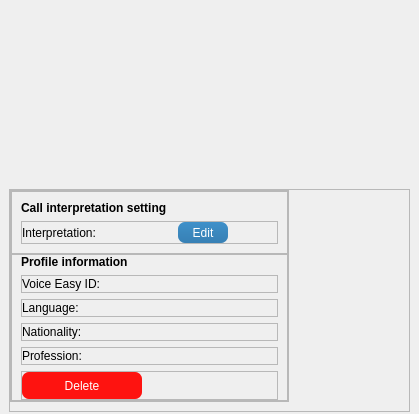
<?xml version="1.0" encoding="UTF-8"?>
<ui version="4.0">
 <class>Qpid::PhoneContactView</class>
 <widget class="QWidget" name="Qpid::PhoneContactView">
  <property name="geometry">
   <rect>
    <x>0</x>
    <y>0</y>
    <width>419</width>
    <height>414</height>
   </rect>
  </property>
  <property name="windowTitle">
   <string>Voice Easy</string>
  </property>
  <property name="styleSheet">
   <string notr="true">#frameBottom QPushButton {
	font-family: Segoe UI;
}

#labelLanguageCaption, #labelDetailCaption {
	font-size: 12px;
	font-weight: bold;
}

#labelLanguageExchange {
	border-image: url(:/images/ui/colored_interpretation.png);
	min-width: 18px;
	min-height: 17px;
	max-width: 18px;
	max-height: 17px;
}

#pushButtonLanguageEdit {
	border: 0px;
	color: #ffffff;
	min-height: 21px;
	min-width: 50px;
	background: qlineargradient(x1:0, y1:0, x2:0, y2:1,stop:0 #3e90ca, stop: 0.5 #3b88be, stop:1 #3780b5);
	border-radius: 7px;
}

#pushButtonDeleteContact {
	border: 0px;
	color: #ffffff;
	min-height: 27px;
	min-width: 120px;
	background: #fe1310;
	border-radius: 7px;
}

#frameDetails QLineEdit {
	border: 0px;
	background: transparent;
}</string>
  </property>
  <layout class="QVBoxLayout" name="verticalLayout">
   <property name="spacing">
    <number>0</number>
   </property>
   <property name="margin">
    <number>0</number>
   </property>
   <item>
    <widget class="QWidget" name="widget" native="true">
     <layout class="QVBoxLayout" name="verticalLayout_7">
      <property name="topMargin">
       <number>0</number>
      </property>
      <property name="bottomMargin">
       <number>0</number>
      </property>
      <item>
       <widget class="Qpid::ContactProfile" name="contactProfile" native="true">
        <property name="minimumSize">
         <size>
          <width>0</width>
          <height>183</height>
         </size>
        </property>
        <property name="maximumSize">
         <size>
          <width>16777215</width>
          <height>183</height>
         </size>
        </property>
       </widget>
      </item>
      <item>
       <widget class="QFrame" name="frameHorizontalMiddle">
        <property name="minimumSize">
         <size>
          <width>0</width>
          <height>0</height>
         </size>
        </property>
        <property name="frameShape">
         <enum>QFrame::StyledPanel</enum>
        </property>
        <property name="frameShadow">
         <enum>QFrame::Raised</enum>
        </property>
        <layout class="QHBoxLayout" name="horizontalLayout">
         <property name="leftMargin">
          <number>0</number>
         </property>
         <property name="topMargin">
          <number>0</number>
         </property>
         <item>
          <widget class="QFrame" name="frameBottom">
           <property name="frameShape">
            <enum>QFrame::StyledPanel</enum>
           </property>
           <property name="frameShadow">
            <enum>QFrame::Raised</enum>
           </property>
           <layout class="QVBoxLayout" name="verticalLayout_6">
            <property name="spacing">
             <number>0</number>
            </property>
            <property name="margin">
             <number>0</number>
            </property>
            <item>
             <widget class="QFrame" name="frameLanguage">
              <property name="frameShape">
               <enum>QFrame::StyledPanel</enum>
              </property>
              <property name="frameShadow">
               <enum>QFrame::Raised</enum>
              </property>
              <layout class="QVBoxLayout" name="verticalLayout_4">
               <item>
                <widget class="QLabel" name="labelLanguageCaption">
                 <property name="text">
                  <string>Call interpretation setting</string>
                 </property>
                </widget>
               </item>
               <item>
                <widget class="QFrame" name="frameLanguageContainer">
                 <property name="frameShape">
                  <enum>QFrame::StyledPanel</enum>
                 </property>
                 <property name="frameShadow">
                  <enum>QFrame::Raised</enum>
                 </property>
                 <layout class="QHBoxLayout" name="horizontalLayout_5">
                  <property name="leftMargin">
                   <number>0</number>
                  </property>
                  <property name="topMargin">
                   <number>0</number>
                  </property>
                  <property name="bottomMargin">
                   <number>0</number>
                  </property>
                  <item>
                   <widget class="QLabel" name="labelLanguageDesp">
                    <property name="minimumSize">
                     <size>
                      <width>100</width>
                      <height>0</height>
                     </size>
                    </property>
                    <property name="maximumSize">
                     <size>
                      <width>100</width>
                      <height>16777215</height>
                     </size>
                    </property>
                    <property name="text">
                     <string>Interpretation:</string>
                    </property>
                   </widget>
                  </item>
                  <item>
                   <widget class="QLabel" name="labelSourceLanguage">
                    <property name="text">
                     <string/>
                    </property>
                    <property name="scaledContents">
                     <bool>true</bool>
                    </property>
                   </widget>
                  </item>
                  <item>
                   <widget class="QLabel" name="labelLanguageExchange">
                    <property name="text">
                     <string/>
                    </property>
                   </widget>
                  </item>
                  <item>
                   <widget class="QLabel" name="labelTargetLanguage">
                    <property name="text">
                     <string/>
                    </property>
                    <property name="scaledContents">
                     <bool>true</bool>
                    </property>
                   </widget>
                  </item>
                  <item>
                   <widget class="QPushButton" name="pushButtonLanguageEdit">
                    <property name="focusPolicy">
                     <enum>Qt::NoFocus</enum>
                    </property>
                    <property name="text">
                     <string>Edit</string>
                    </property>
                   </widget>
                  </item>
                  <item>
                   <spacer name="horizontalSpacer_2">
                    <property name="orientation">
                     <enum>Qt::Horizontal</enum>
                    </property>
                    <property name="sizeHint" stdset="0">
                     <size>
                      <width>40</width>
                      <height>20</height>
                     </size>
                    </property>
                   </spacer>
                  </item>
                 </layout>
                </widget>
               </item>
              </layout>
             </widget>
            </item>
            <item>
             <widget class="QFrame" name="frameDetails">
              <property name="frameShape">
               <enum>QFrame::StyledPanel</enum>
              </property>
              <property name="frameShadow">
               <enum>QFrame::Raised</enum>
              </property>
              <layout class="QVBoxLayout" name="verticalLayout_5">
               <property name="topMargin">
                <number>0</number>
               </property>
               <property name="bottomMargin">
                <number>0</number>
               </property>
               <item>
                <widget class="QLabel" name="labelDetailCaption">
                 <property name="text">
                  <string>Profile information</string>
                 </property>
                </widget>
               </item>
               <item>
                <widget class="QFrame" name="frameDetailVoiceID">
                 <property name="frameShape">
                  <enum>QFrame::StyledPanel</enum>
                 </property>
                 <property name="frameShadow">
                  <enum>QFrame::Raised</enum>
                 </property>
                 <layout class="QHBoxLayout" name="horizontalLayout_6">
                  <property name="leftMargin">
                   <number>0</number>
                  </property>
                  <property name="topMargin">
                   <number>0</number>
                  </property>
                  <property name="bottomMargin">
                   <number>0</number>
                  </property>
                  <item>
                   <widget class="QLabel" name="labelVoiceIDDesp">
                    <property name="minimumSize">
                     <size>
                      <width>100</width>
                      <height>0</height>
                     </size>
                    </property>
                    <property name="maximumSize">
                     <size>
                      <width>100</width>
                      <height>16777215</height>
                     </size>
                    </property>
                    <property name="text">
                     <string>Voice Easy ID:</string>
                    </property>
                   </widget>
                  </item>
                  <item>
                   <widget class="QLineEdit" name="lineEditVoiceID">
                    <property name="contextMenuPolicy">
                     <enum>Qt::NoContextMenu</enum>
                    </property>
                    <property name="readOnly">
                     <bool>true</bool>
                    </property>
                   </widget>
                  </item>
                 </layout>
                </widget>
               </item>
               <item>
                <widget class="QFrame" name="frameDetailLanguage">
                 <property name="frameShape">
                  <enum>QFrame::StyledPanel</enum>
                 </property>
                 <property name="frameShadow">
                  <enum>QFrame::Raised</enum>
                 </property>
                 <layout class="QHBoxLayout" name="horizontalLayout_7">
                  <property name="leftMargin">
                   <number>0</number>
                  </property>
                  <property name="topMargin">
                   <number>0</number>
                  </property>
                  <property name="bottomMargin">
                   <number>0</number>
                  </property>
                  <item>
                   <widget class="QLabel" name="labelDetailLanguageDesp">
                    <property name="minimumSize">
                     <size>
                      <width>100</width>
                      <height>0</height>
                     </size>
                    </property>
                    <property name="maximumSize">
                     <size>
                      <width>100</width>
                      <height>16777215</height>
                     </size>
                    </property>
                    <property name="text">
                     <string>Language:</string>
                    </property>
                   </widget>
                  </item>
                  <item>
                   <widget class="QLineEdit" name="lineEditLanguage">
                    <property name="contextMenuPolicy">
                     <enum>Qt::NoContextMenu</enum>
                    </property>
                    <property name="readOnly">
                     <bool>true</bool>
                    </property>
                   </widget>
                  </item>
                 </layout>
                </widget>
               </item>
               <item>
                <widget class="QFrame" name="frameDetailNationality">
                 <property name="frameShape">
                  <enum>QFrame::StyledPanel</enum>
                 </property>
                 <property name="frameShadow">
                  <enum>QFrame::Raised</enum>
                 </property>
                 <layout class="QHBoxLayout" name="horizontalLayout_8">
                  <property name="leftMargin">
                   <number>0</number>
                  </property>
                  <property name="topMargin">
                   <number>0</number>
                  </property>
                  <property name="bottomMargin">
                   <number>0</number>
                  </property>
                  <item>
                   <widget class="QLabel" name="labelNationalityDesp">
                    <property name="minimumSize">
                     <size>
                      <width>100</width>
                      <height>0</height>
                     </size>
                    </property>
                    <property name="maximumSize">
                     <size>
                      <width>100</width>
                      <height>16777215</height>
                     </size>
                    </property>
                    <property name="text">
                     <string>Nationality:</string>
                    </property>
                   </widget>
                  </item>
                  <item>
                   <widget class="QLineEdit" name="lineEditNationality">
                    <property name="contextMenuPolicy">
                     <enum>Qt::NoContextMenu</enum>
                    </property>
                    <property name="readOnly">
                     <bool>true</bool>
                    </property>
                   </widget>
                  </item>
                 </layout>
                </widget>
               </item>
               <item>
                <widget class="QFrame" name="frameDetailProfession">
                 <property name="frameShape">
                  <enum>QFrame::StyledPanel</enum>
                 </property>
                 <property name="frameShadow">
                  <enum>QFrame::Raised</enum>
                 </property>
                 <layout class="QHBoxLayout" name="horizontalLayout_9">
                  <property name="leftMargin">
                   <number>0</number>
                  </property>
                  <property name="topMargin">
                   <number>0</number>
                  </property>
                  <property name="bottomMargin">
                   <number>0</number>
                  </property>
                  <item>
                   <widget class="QLabel" name="labelProfessionDesp">
                    <property name="minimumSize">
                     <size>
                      <width>100</width>
                      <height>0</height>
                     </size>
                    </property>
                    <property name="maximumSize">
                     <size>
                      <width>100</width>
                      <height>16777215</height>
                     </size>
                    </property>
                    <property name="text">
                     <string>Profession:</string>
                    </property>
                   </widget>
                  </item>
                  <item>
                   <widget class="QLineEdit" name="lineEditProfession">
                    <property name="contextMenuPolicy">
                     <enum>Qt::NoContextMenu</enum>
                    </property>
                    <property name="readOnly">
                     <bool>true</bool>
                    </property>
                   </widget>
                  </item>
                 </layout>
                </widget>
               </item>
               <item>
                <widget class="QFrame" name="frameDetailDelete">
                 <property name="minimumSize">
                  <size>
                   <width>0</width>
                   <height>0</height>
                  </size>
                 </property>
                 <property name="frameShape">
                  <enum>QFrame::StyledPanel</enum>
                 </property>
                 <property name="frameShadow">
                  <enum>QFrame::Raised</enum>
                 </property>
                 <layout class="QHBoxLayout" name="horizontalLayout_10">
                  <property name="leftMargin">
                   <number>0</number>
                  </property>
                  <property name="topMargin">
                   <number>0</number>
                  </property>
                  <property name="bottomMargin">
                   <number>0</number>
                  </property>
                  <item>
                   <widget class="QPushButton" name="pushButtonDeleteContact">
                    <property name="focusPolicy">
                     <enum>Qt::NoFocus</enum>
                    </property>
                    <property name="text">
                     <string>Delete</string>
                    </property>
                   </widget>
                  </item>
                  <item>
                   <spacer name="horizontalSpacer_5">
                    <property name="orientation">
                     <enum>Qt::Horizontal</enum>
                    </property>
                    <property name="sizeHint" stdset="0">
                     <size>
                      <width>40</width>
                      <height>20</height>
                     </size>
                    </property>
                   </spacer>
                  </item>
                 </layout>
                </widget>
               </item>
              </layout>
             </widget>
            </item>
           </layout>
          </widget>
         </item>
         <item>
          <spacer name="horizontalSpacer_3">
           <property name="orientation">
            <enum>Qt::Horizontal</enum>
           </property>
           <property name="sizeHint" stdset="0">
            <size>
             <width>4</width>
             <height>20</height>
            </size>
           </property>
          </spacer>
         </item>
        </layout>
       </widget>
      </item>
      <item>
       <spacer name="verticalSpacer_2">
        <property name="orientation">
         <enum>Qt::Vertical</enum>
        </property>
        <property name="sizeHint" stdset="0">
         <size>
          <width>20</width>
          <height>40</height>
         </size>
        </property>
       </spacer>
      </item>
     </layout>
    </widget>
   </item>
  </layout>
 </widget>
 <customwidgets>
  <customwidget>
   <class>Qpid::ContactProfile</class>
   <extends>QWidget</extends>
   <header>contactprofile.h</header>
   <container>1</container>
  </customwidget>
 </customwidgets>
 <resources>
  <include location="phone.qrc"/>
 </resources>
 <connections/>
</ui>
